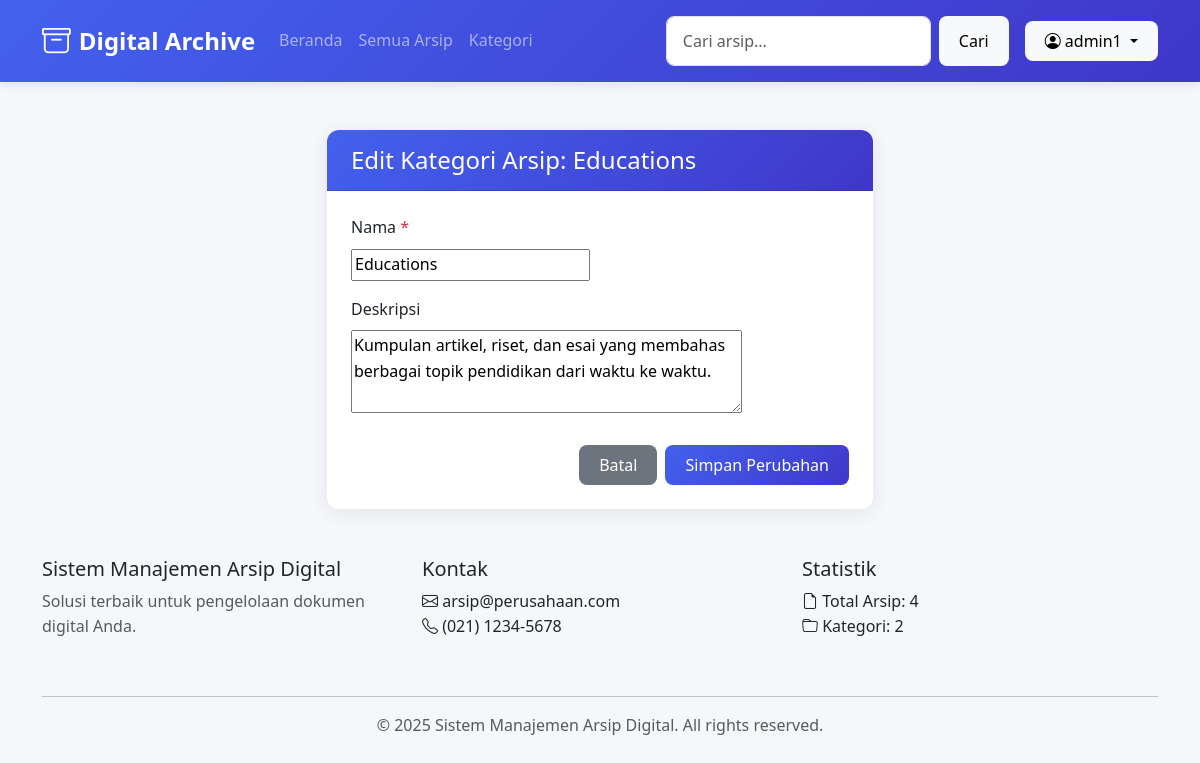
Screenshot of /kategori/3/edit/ (signed in) with the database file from the repository.
### arsip/models.py (models this page shows, shortened)
class Kategori(models.Model):
    nama = models.CharField(max_length=100, unique=True)
    deskripsi = models.TextField(blank=True, null=True)

### arsip/views.py (the view)
# urls.py: path('kategori/<int:kategori_id>/edit/', views.edit_kategori, name='edit_kategori'), # URL baru untuk edit kategori
@login_required
@user_passes_test(lambda user: hasattr(user, 'profile') and user.profile.role in ['Admin', 'Editor'], login_url=reverse_lazy('arsip:beranda'))
def edit_kategori(request, kategori_id):
    kategori = get_object_or_404(Kategori, id=kategori_id)
    if request.method == 'POST':
        form = KategoriForm(request.POST, instance=kategori)
        if form.is_valid():
            form.save()
            messages.success(request, f'Kategori "{kategori.nama}" berhasil diperbarui.')
            return redirect('arsip:kategori_list')
        else:
            messages.error(request, 'Terjadi kesalahan saat memperbarui kategori. Mohon periksa isian form.')
    else:
        form = KategoriForm(instance=kategori)
    return render(request, 'arsip/edit_kategori.html', {'form': form, 'kategori': kategori})

### arsip/forms.py
class KategoriForm(forms.ModelForm):
    class Meta:
        model = Kategori
        fields = ['nama', 'deskripsi']
        widgets = {
            'nama': forms.TextInput(attrs={'placeholder': 'Nama Kategori'}),
            'deskripsi': forms.Textarea(attrs={'rows': 3, 'placeholder': 'Deskripsi Singkat Kategori'}),
        }

### arsip/views.py (called while the page is built)
def statistik_context(request):
    from .models import Arsip, Kategori
    return {
        'total_arsip': Arsip.objects.count(),
        'total_kategori': Kategori.objects.count(),
    }

### arsip/templates/arsip/edit_kategori.html (shortened to what this page needs)
{% extends "arsip/base_arsip.html" %}
{% load static %}
{% block content %}
<div class="row justify-content-center">
  <div class="col-md-6">
    <div class="card">
      <div class="card-header bg-primary text-white">
        <h4 class="mb-0">Edit Kategori Arsip: {{ kategori.nama }}</h4>
      </div>
      <div class="card-body">
        <form method="post">
          {% for field in form %}
          <div class="form-group mb-3">
            <label for="{{ field.id_for_label }}" class="form-label">
              {{ field.label }}
              {% if field.field.required %}<span class="text-danger">*</span>{% endif %}
            </label>
            {{ field }}
          </div>
          {% endfor %}
          <div class="d-flex justify-content-end mt-4">
            <a href="{% url 'arsip:kategori_list' %}" class="btn btn-secondary me-2">Batal</a>
            <button type="submit" class="btn btn-primary">Simpan Perubahan</button>
          </div>
        </form>
      </div>
    </div>
  </div>
</div>
{% endblock %}

### arsip/templates/arsip/base_arsip.html (shortened to what this page needs)
<!DOCTYPE html>
<html lang="id">
<head>
    <link href="https://cdn.jsdelivr.net/npm/bootstrap@5.3.0/dist/css/bootstrap.min.css" rel="stylesheet">
    <link rel="stylesheet" href="https://cdn.jsdelivr.net/npm/bootstrap-icons@1.8.0/font/bootstrap-icons.css">
    {% load static %}
    <link rel="stylesheet" href="{% static 'style.css' %}">
</head>
<body>
    <nav class="navbar navbar-expand-lg navbar-dark bg-primary">
        <div class="container">
            <a class="navbar-brand" href="{% url 'arsip:beranda' %}">
                <i class="bi bi-archive"></i> Digital Archive
            </a>
            <div class="collapse navbar-collapse" id="navbarNav">
                <ul class="navbar-nav me-auto">
                    <li class="nav-item">
                        <a class="nav-link" href="{% url 'arsip:beranda' %}">Beranda</a>
                    </li>
                    <li class="nav-item">
                        <a class="nav-link" href="{% url 'arsip:daftar_arsip' %}">Semua Arsip</a>
                    </li>
                    <li class="nav-item">
                        <a class="nav-link" href="{% url 'arsip:kategori_list' %}">Kategori</a>
                    </li>
                </ul>
                <form class="d-flex me-2" action="{% url 'arsip:cari_arsip' %}" method="get">
                    <input type="text" class="form-control me-2" name="q" value="{{ query }}" placeholder="Cari arsip...">
                    <button class="btn btn-light me-2" type="submit">Cari</button>
                </form>
                {% if user.is_authenticated %}
                <div class="dropdown">
                    <button class="btn btn-light dropdown-toggle" type="button" id="dropdownMenuButton"
                        data-bs-toggle="dropdown">
                        <i class="bi bi-person-circle"></i> {{ user.username }}
                    </button>
                </div>
                {% else %}
                <a href="{% url 'arsip:login' %}" class="btn btn-light me-2">Login</a>
                {% endif %}
            </div>
        </div>
    </nav>
    <main class="container my-5">
        {% block content %}{% endblock %}
    </main>
    <footer class="footer">
        <div class="container">
            <div class="row">
                <div class="col-md-4 mb-4">
                    <h5>Sistem Manajemen Arsip Digital</h5>
                    <p class="text-muted">Solusi terbaik untuk pengelolaan dokumen digital Anda.</p>
                </div>
                <div class="col-md-4 mb-4">
                    <h5>Kontak</h5>
                    <ul class="list-unstyled">
                        <li><i class="bi bi-envelope"></i> arsip@perusahaan.com</li>
                        <li><i class="bi bi-telephone"></i> (021) 1234-5678</li>
                    </ul>
                </div>
                <div class="col-md-4 mb-4">
                    <h5>Statistik</h5>
                    <ul class="list-unstyled">
                        <li><i class="bi bi-file-earmark"></i> Total Arsip: {{ total_arsip|default:'0' }}</li>
                        <li><i class="bi bi-folder"></i> Kategori: {{ total_kategori|default:'0' }}</li>
                    </ul>
                </div>
            </div>
            <hr>
            <div class="text-center text-muted">
                &copy; {% now "Y" %} Sistem Manajemen Arsip Digital. All rights reserved.
            </div>
        </div>
    </footer>
</body>
</html>

### static/style.css (style rules this page uses)
:root { --primary: #4361ee; --primary-dark: #3a56d4; --secondary: #3f37c9; --success: #4cc9f0; --danger: #f72585; --warning: #f8961e; --light: #f8f9fa; --dark: #212529; --gray: #6c757d; --bg-color: #f5f7fa; --card-shadow: 0 4px 20px rgba(0, 0, 0, 0.08); }
body { font-family: 'Segoe UI', system-ui, -apple-system, sans-serif; background-color: var(--bg-color); color: var(--dark); line-height: 1.6; min-height: 100vh; display: flex; flex-direction: column; }
.navbar { background: linear-gradient(135deg, var(--primary), var(--secondary)); box-shadow: 0 2px 10px rgba(0, 0, 0, 0.1); padding: 0.8rem 1rem; }
.navbar-brand { font-weight: 700; font-size: 1.5rem; display: flex; align-items: center; gap: 0.5rem; }
.navbar-brand i { font-size: 1.8rem; }
.nav-link { font-weight: 500; padding: 0.5rem 1rem; border-radius: 0.5rem; transition: all 0.3s ease; }
.card { border: none; border-radius: 0.75rem; box-shadow: var(--card-shadow); transition: transform 0.3s ease, box-shadow 0.3s ease; overflow: hidden; }
.card-header { background: linear-gradient(135deg, var(--primary), var(--secondary)); color: white; font-weight: 600; padding: 1rem 1.5rem; }
.card-body { padding: 1.5rem; }
.btn { border-radius: 0.5rem; padding: 0.5rem 1.25rem; font-weight: 500; transition: all 0.3s ease; border: none; }
.btn-primary { background: linear-gradient(135deg, var(--primary), var(--secondary)); }
.form-control { border-radius: 0.5rem; padding: 0.75rem 1rem; border: 1px solid #dee2e6; transition: border-color 0.3s ease, box-shadow 0.3s ease; }
.form-label { font-weight: 500; margin-bottom: 0.5rem; }
.form-group { margin-bottom: 1.5rem; }
.form-control { width: 100%; padding: 0.75rem 1rem; border: 1px solid #dee2e6; border-radius: 0.5rem; transition: all 0.3s ease; font-size: 1rem; line-height: 1.5; }
.form-label { display: block; margin-bottom: 0.5rem; font-weight: 500; color: var(--dark); }

### rows the page displays
Kategori: nama "Educations", form "Educations" "Kumpulan artikel, riset, dan esai yang membahas berbagai topik pendidikan dari waktu ke waktu."

### other values shown
{{ user.username }} "admin1"
{{ field.label }} "Nama" "Deskripsi"
{{ total_arsip|default:'0' }} "4"
{{ total_kategori|default:'0' }} "2"
